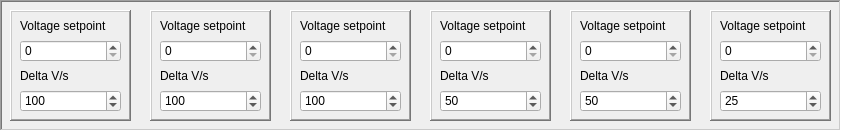
   <widget class="QFrame" name="new_settings_frame">
    <property name="geometry">
     <rect>
      <x>20</x>
      <y>570</y>
      <width>841</width>
      <height>131</height>
     </rect>
    </property>
    <property name="frameShape">
     <enum>QFrame::WinPanel</enum>
    </property>
    <property name="frameShadow">
     <enum>QFrame::Sunken</enum>
    </property>
    <widget class="QFrame" name="new_settings_frame_1">
     <property name="geometry">
      <rect>
       <x>10</x>
       <y>10</y>
       <width>121</width>
       <height>111</height>
      </rect>
     </property>
     <property name="frameShape">
      <enum>QFrame::WinPanel</enum>
     </property>
     <property name="frameShadow">
      <enum>QFrame::Raised</enum>
     </property>
     <widget class="QSpinBox" name="new_setting_voltage_spinbox_1">
      <property name="geometry">
       <rect>
        <x>10</x>
        <y>30</y>
        <width>101</width>
        <height>22</height>
       </rect>
      </property>
      <property name="maximum">
       <number>5000</number>
      </property>
     </widget>
     <widget class="QLabel" name="new_setting_voltage_label_1">
      <property name="geometry">
       <rect>
        <x>10</x>
        <y>6</y>
        <width>91</width>
        <height>20</height>
       </rect>
      </property>
      <property name="font">
       <font>
        <pointsize>9</pointsize>
       </font>
      </property>
      <property name="text">
       <string>Voltage setpoint</string>
      </property>
     </widget>
     <widget class="QSpinBox" name="new_setting_delta_spinbox_1">
      <property name="geometry">
       <rect>
        <x>10</x>
        <y>80</y>
        <width>101</width>
        <height>22</height>
       </rect>
      </property>
      <property name="maximum">
       <number>200</number>
      </property>
      <property name="value">
       <number>100</number>
      </property>
     </widget>
     <widget class="QLabel" name="new_setting_delta_label_1">
      <property name="geometry">
       <rect>
        <x>10</x>
        <y>56</y>
        <width>61</width>
        <height>20</height>
       </rect>
      </property>
      <property name="font">
       <font>
        <pointsize>9</pointsize>
       </font>
      </property>
      <property name="text">
       <string>Delta V/s</string>
      </property>
     </widget>
    </widget>
    <widget class="QFrame" name="new_settings_frame_2">
     <property name="geometry">
      <rect>
       <x>150</x>
       <y>10</y>
       <width>121</width>
       <height>111</height>
      </rect>
     </property>
     <property name="frameShape">
      <enum>QFrame::WinPanel</enum>
     </property>
     <property name="frameShadow">
      <enum>QFrame::Raised</enum>
     </property>
     <widget class="QSpinBox" name="new_setting_voltage_spinbox_2">
      <property name="geometry">
       <rect>
        <x>10</x>
        <y>30</y>
        <width>101</width>
        <height>22</height>
       </rect>
      </property>
      <property name="maximum">
       <number>5000</number>
      </property>
     </widget>
     <widget class="QLabel" name="new_setting_voltage_label_2">
      <property name="geometry">
       <rect>
        <x>10</x>
        <y>6</y>
        <width>91</width>
        <height>20</height>
       </rect>
      </property>
      <property name="font">
       <font>
        <pointsize>9</pointsize>
       </font>
      </property>
      <property name="text">
       <string>Voltage setpoint</string>
      </property>
     </widget>
     <widget class="QSpinBox" name="new_setting_delta_spinbox_2">
      <property name="geometry">
       <rect>
        <x>10</x>
        <y>80</y>
        <width>101</width>
        <height>22</height>
       </rect>
      </property>
      <property name="maximum">
       <number>200</number>
      </property>
      <property name="value">
       <number>100</number>
      </property>
     </widget>
     <widget class="QLabel" name="new_setting_delta_label_2">
      <property name="geometry">
       <rect>
        <x>10</x>
        <y>56</y>
        <width>61</width>
        <height>20</height>
       </rect>
      </property>
      <property name="font">
       <font>
        <pointsize>9</pointsize>
       </font>
      </property>
      <property name="text">
       <string>Delta V/s</string>
      </property>
     </widget>
    </widget>
    <widget class="QFrame" name="new_settings_frame_3">
     <property name="geometry">
      <rect>
       <x>290</x>
       <y>10</y>
       <width>121</width>
       <height>111</height>
      </rect>
     </property>
     <property name="frameShape">
      <enum>QFrame::WinPanel</enum>
     </property>
     <property name="frameShadow">
      <enum>QFrame::Raised</enum>
     </property>
     <widget class="QSpinBox" name="new_setting_voltage_spinbox_3">
      <property name="geometry">
       <rect>
        <x>10</x>
        <y>30</y>
        <width>101</width>
        <height>22</height>
       </rect>
      </property>
      <property name="maximum">
       <number>5000</number>
      </property>
     </widget>
     <widget class="QLabel" name="new_setting_voltage_label_3">
      <property name="geometry">
       <rect>
        <x>10</x>
        <y>6</y>
        <width>91</width>
        <height>20</height>
       </rect>
      </property>
      <property name="font">
       <font>
        <pointsize>9</pointsize>
       </font>
      </property>
      <property name="text">
       <string>Voltage setpoint</string>
      </property>
     </widget>
     <widget class="QSpinBox" name="new_setting_delta_spinbox_3">
      <property name="geometry">
       <rect>
        <x>10</x>
        <y>80</y>
        <width>101</width>
        <height>22</height>
       </rect>
      </property>
      <property name="maximum">
       <number>200</number>
      </property>
      <property name="value">
       <number>100</number>
      </property>
     </widget>
     <widget class="QLabel" name="new_setting_delta_label_3">
      <property name="geometry">
       <rect>
        <x>10</x>
        <y>56</y>
        <width>61</width>
        <height>20</height>
       </rect>
      </property>
      <property name="font">
       <font>
        <pointsize>9</pointsize>
       </font>
      </property>
      <property name="text">
       <string>Delta V/s</string>
      </property>
     </widget>
    </widget>
    <widget class="QFrame" name="new_settings_frame_4">
     <property name="geometry">
      <rect>
       <x>430</x>
       <y>10</y>
       <width>121</width>
       <height>111</height>
      </rect>
     </property>
     <property name="frameShape">
      <enum>QFrame::WinPanel</enum>
     </property>
     <property name="frameShadow">
      <enum>QFrame::Raised</enum>
     </property>
     <widget class="QSpinBox" name="new_setting_voltage_spinbox_4">
      <property name="geometry">
       <rect>
        <x>10</x>
        <y>30</y>
        <width>101</width>
        <height>22</height>
       </rect>
      </property>
      <property name="maximum">
       <number>5000</number>
      </property>
     </widget>
     <widget class="QLabel" name="new_setting_voltage_label_4">
      <property name="geometry">
       <rect>
        <x>10</x>
        <y>6</y>
        <width>91</width>
        <height>20</height>
       </rect>
      </property>
      <property name="font">
       <font>
        <pointsize>9</pointsize>
       </font>
      </property>
      <property name="text">
       <string>Voltage setpoint</string>
      </property>
     </widget>
     <widget class="QSpinBox" name="new_setting_delta_spinbox_4">
      <property name="geometry">
       <rect>
        <x>10</x>
        <y>80</y>
        <width>101</width>
        <height>22</height>
       </rect>
      </property>
      <property name="maximum">
       <number>200</number>
      </property>
      <property name="value">
       <number>50</number>
      </property>
     </widget>
     <widget class="QLabel" name="new_setting_delta_label_4">
      <property name="geometry">
       <rect>
        <x>10</x>
        <y>56</y>
        <width>61</width>
        <height>20</height>
       </rect>
      </property>
      <property name="font">
       <font>
        <pointsize>9</pointsize>
       </font>
      </property>
      <property name="text">
       <string>Delta V/s</string>
      </property>
     </widget>
    </widget>
    <widget class="QFrame" name="new_settings_frame_5">
     <property name="geometry">
      <rect>
       <x>570</x>
       <y>10</y>
       <width>121</width>
       <height>111</height>
      </rect>
     </property>
     <property name="frameShape">
      <enum>QFrame::WinPanel</enum>
     </property>
     <property name="frameShadow">
      <enum>QFrame::Raised</enum>
     </property>
     <widget class="QSpinBox" name="new_setting_voltage_spinbox_5">
      <property name="geometry">
       <rect>
        <x>10</x>
        <y>30</y>
        <width>101</width>
        <height>22</height>
       </rect>
      </property>
      <property name="maximum">
       <number>3000</number>
      </property>
     </widget>
     <widget class="QLabel" name="new_setting_voltage_label_5">
      <property name="geometry">
       <rect>
        <x>10</x>
        <y>6</y>
        <width>91</width>
        <height>20</height>
       </rect>
      </property>
      <property name="font">
       <font>
        <pointsize>9</pointsize>
       </font>
      </property>
      <property name="text">
       <string>Voltage setpoint</string>
      </property>
     </widget>
     <widget class="QSpinBox" name="new_setting_delta_spinbox_5">
      <property name="geometry">
       <rect>
        <x>10</x>
        <y>80</y>
        <width>101</width>
        <height>22</height>
       </rect>
      </property>
      <property name="maximum">
       <number>200</number>
      </property>
      <property name="value">
       <number>50</number>
      </property>
     </widget>
     <widget class="QLabel" name="new_setting_delta_label_5">
      <property name="geometry">
       <rect>
        <x>10</x>
        <y>56</y>
        <width>61</width>
        <height>20</height>
       </rect>
      </property>
      <property name="font">
       <font>
        <pointsize>9</pointsize>
       </font>
      </property>
      <property name="text">
       <string>Delta V/s</string>
      </property>
     </widget>
    </widget>
    <widget class="QFrame" name="new_settings_frame_6">
     <property name="geometry">
      <rect>
       <x>710</x>
       <y>10</y>
       <width>121</width>
       <height>111</height>
      </rect>
     </property>
     <property name="frameShape">
      <enum>QFrame::WinPanel</enum>
     </property>
     <property name="frameShadow">
      <enum>QFrame::Raised</enum>
     </property>
     <widget class="QSpinBox" name="new_setting_voltage_spinbox_6">
      <property name="geometry">
       <rect>
        <x>10</x>
        <y>30</y>
        <width>101</width>
        <height>22</height>
       </rect>
      </property>
      <property name="maximum">
       <number>3000</number>
      </property>
     </widget>
     <widget class="QLabel" name="new_setting_voltage_label_6">
      <property name="geometry">
       <rect>
        <x>10</x>
        <y>6</y>
        <width>91</width>
        <height>20</height>
       </rect>
      </property>
      <property name="font">
       <font>
        <pointsize>9</pointsize>
       </font>
      </property>
      <property name="text">
       <string>Voltage setpoint</string>
      </property>
     </widget>
     <widget class="QSpinBox" name="new_setting_delta_spinbox_6">
      <property name="geometry">
       <rect>
        <x>10</x>
        <y>80</y>
        <width>101</width>
        <height>22</height>
       </rect>
      </property>
      <property name="maximum">
       <number>200</number>
      </property>
      <property name="value">
       <number>25</number>
      </property>
     </widget>
     <widget class="QLabel" name="new_setting_delta_label_6">
      <property name="geometry">
       <rect>
        <x>10</x>
        <y>56</y>
        <width>61</width>
        <height>20</height>
       </rect>
      </property>
      <property name="font">
       <font>
        <pointsize>9</pointsize>
       </font>
      </property>
      <property name="text">
       <string>Delta V/s</string>
      </property>
     </widget>
    </widget>
   </widget>
